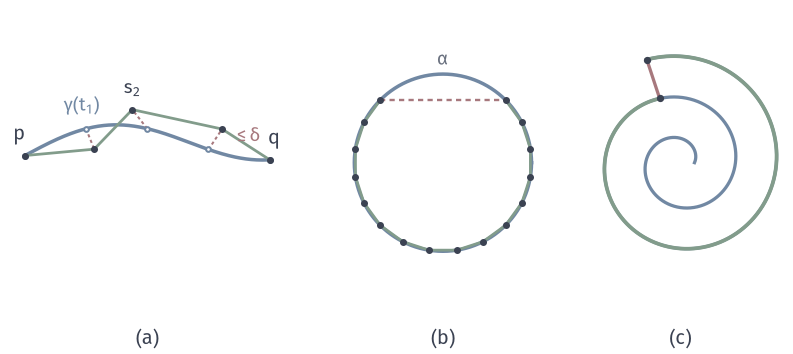

Recreate this plot in Python.
"""Graph distance: chain s_k along a curve (proof), a gap in the sample on the circle, a short circuit between spiral layers."""
from pathlib import Path
import sys
ROOT = next(p for p in Path(__file__).resolve().parents if (p/"build.sh").is_file() and (p/"tex/book.tex").is_file())
sys.path.insert(0, str(ROOT/"figures/04-spaces-measures-and-geometry/04-manifolds/matplotlib/mfd-common"))
from mfd3d import *
from matplotlib.patches import Circle, Polygon
OUT = Path(__file__).resolve().parent

W, H = 112, 50
fig, ax = canvas(W, H)
# (a) sample chain near gamma(t_k)
g = lambda t: np.stack([t, .35*np.sin(1.3*t)+.08*t], -1)
ts = np.linspace(0, 3.6, 361)
u = 9.6; o = np.array([3.5, 28])
ax.plot(*(o+u*g(ts)).T, color=BLUE, lw=1.4, zorder=3)
tk = np.array([0, .9, 1.8, 2.7, 3.6])
offs = np.array([[0, 0], [.12, -.3], [-.22, .28], [.2, .3], [0, 0]])
gk = g(tk); sk = gk+offs
for a, b in zip(sk[:-1], sk[1:]):
    ax.plot(*zip(o+u*a, o+u*b), color=GREEN, lw=1.1, zorder=4)
for a, b in zip(gk, sk):
    if np.linalg.norm(a-b) > 0:
        ax.plot(*zip(o+u*a, o+u*b), color=RED, lw=.8, ls=(0, (1.6, 1.4)), zorder=4)
for k, (a, b) in enumerate(zip(gk, sk)):
    dot(ax, o+u*a, BLUE, size=.9, hollow=True, zorder=6)
    dot(ax, o+u*b, INK, size=.95, zorder=7)
label(ax, o+u*sk[0]+(-.8, 3), r'$\mathbf{p}$', 8); label(ax, o+u*sk[-1]+(.6, 3), r'$\mathbf{q}$', 8)
label(ax, o+u*sk[2]+(0, 3), r'$\mathbf{s}_2$', 7.5)
label(ax, o+u*gk[1]+(-.6, 3.2), r'$\gamma(t_1)$', 7.5, BLUE)
label(ax, o+u*(gk[3]+sk[3])/2+(4.5, .4), r'$\leq\delta$', 7.5, RED)
panel_tag(ax, o[0]+u*1.8, 1.4, '(a)')
# (b) unit circle with samples every 18 degrees except an arc gap of 90 degrees centred at the top.
u = 12.5; o = np.array([62.5, 27])
th = np.linspace(0, 2*np.pi, 721)
ax.plot(o[0]+u*np.cos(th), o[1]+u*np.sin(th), color=BLUE, lw=1.4, zorder=2)
gap = np.pi/2
angs = np.arange(np.pi/2+gap/2, np.pi/2+2*np.pi-gap/2+1e-9, np.pi/10)
pts = np.stack([np.cos(angs), np.sin(angs)], 1)
ax.plot(*(o+u*pts).T, color=GREEN, lw=1.1, zorder=3)
for p in pts:
    dot(ax, o+u*p, INK, size=.95, zorder=5)
a0 = o+u*pts[0]; a1 = o+u*pts[-1]
ax.plot(*zip(a0, a1), color=RED, lw=.95, ls=(0, (2.2, 1.8)), zorder=4)
label(ax, o+(0, u*1.16), r'$\alpha$', 7.5, MUTED)
panel_tag(ax, o[0], 1.4, '(b)')
# (c) Archimedean spiral rho(t)=b0 + a t; a short edge across two layers.
o = np.array([96, 27]); u = 2.0
tt = np.linspace(0, 4.6*np.pi, 1401)
A = .46
rho = 1.0+A*tt
c = np.stack([rho*np.cos(tt), rho*np.sin(tt)], 1)
ax.plot(*(o+u*c).T, color=BLUE, lw=1.3, zorder=2)
t1 = 2.6*np.pi; t2 = t1+2*np.pi
p1 = c[np.argmin(np.abs(tt-t1))]; p2 = c[np.argmin(np.abs(tt-t2))]
idx = (tt >= t1) & (tt <= t2)
ax.plot(*(o+u*c[idx]).T, color=GREEN, lw=1.5, zorder=3)
ax.plot(*zip(o+u*p1, o+u*p2), color=RED, lw=1.3, zorder=4)
dot(ax, o+u*p1, INK, size=1.0, zorder=5); dot(ax, o+u*p2, INK, size=1.0, zorder=5)
panel_tag(ax, o[0], 1.4, '(c)')
save(fig, OUT, 'figure', {'formula': 'curve (t, .35 sin 1.3t+.08t); unit circle 18-degree samples with 90-degree gap; spiral rho=1+.46t'})
